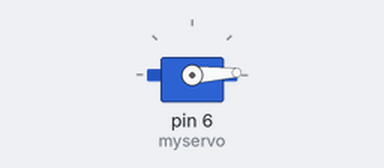
Simulated run of this sketch. Board: Arduino Uno, built with avr-gcc and run on an emulated ATmega328P. Parts: servo.

Above: at 0.05 s.
At 0.6 s:
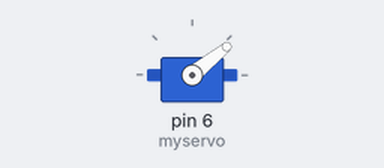
At 1.15 s:
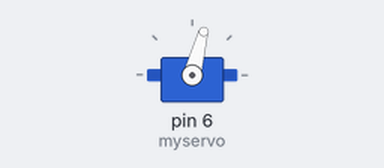
At 2.25 s:
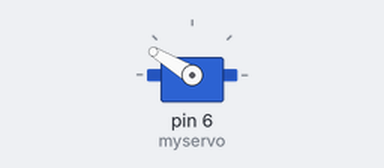
Timing chart, 0 to 5.2 s (numbered marks = the images above):
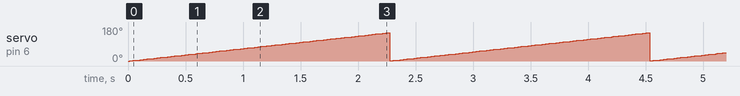

The sketch:

Servo_Motor.ino
```cpp
#include <Servo.h>
Servo myservo;
int pos = 0 ; //angle
void setup() {
  myservo.attach(6);
}

void loop() {
  for(pos = 0 ; pos <150 ; pos++){
    myservo.write(pos);
    delay(15);
  }
}
```

Measured:
- by itself, servo on pin 6 (myservo): ramps from 1° to 149° and jumps back, once every 2.3 s
